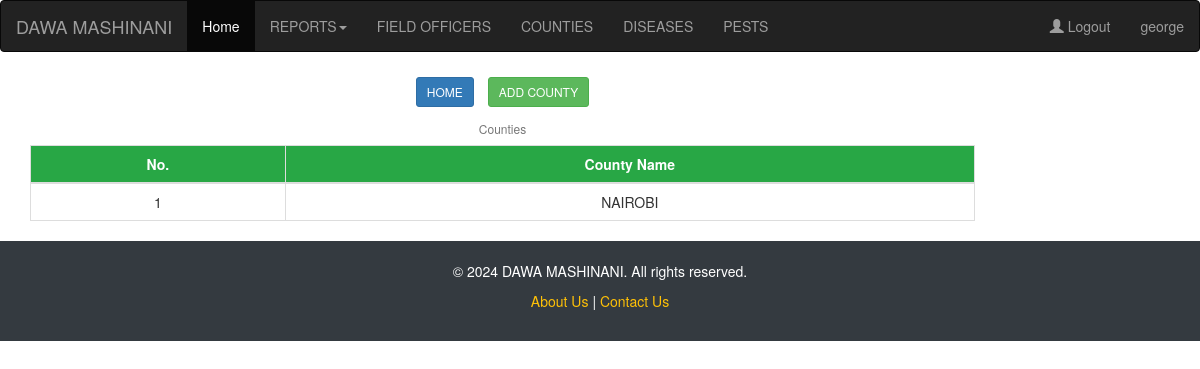
The page /searchCounty/ (signed in) on the database its author committed.
### login_app/models.py (models this page shows)
class CustomUser(AbstractUser):
    email = models.EmailField(unique=True)
    phone_number = models.CharField(max_length=15)
    role = models.CharField(max_length=20)  # Assuming roles like 'admin', 'user', etc.
    username = models.CharField(max_length=100, unique=True)
    password = models.CharField(max_length=100)

### counties_app/models.py (models this page shows)
class Counties(models.Model):
    county_name = models.CharField(max_length=200, unique=True)
    created_at = models.DateTimeField(auto_now_add=True)
    updated_at = models.DateTimeField(auto_now=True)

### counties_app/views.py (the view)
# urls.py: path('searchCounty/', views.retrieve_county, name='retrieve_county'),
@never_cache
@login_required
def retrieve_county(request):
    cty=Counties.objects.all().order_by('county_name').values()
    return render(request, 'searchCounty.html', {'counties': cty})

### counties_app/templates/searchCounty.html (shortened to what this page needs)
{%extends 'base.layout.html'%}
{% block content %}
<nav class="navbar navbar-inverse">
    <div class="container-fluid">
      <div class="navbar-header">
        <a class="navbar-brand" href="#">DAWA MASHINANI</a>
      </div>
      <ul class="nav navbar-nav">
        <li class="active"><a href="#">Home</a></li>
        <li class="dropdown"><a class="dropdown-toggle" data-toggle="dropdown" href="#">REPORTS<span class="caret"></span></a>
        </li>
        <li><a href="{% url 'retrieve_field_officer' %}">FIELD OFFICERS</a></li>
        <li><a href="{% url 'retrieve_county' %}">COUNTIES</a></li>
        <li><a href="{% url 'retrieve_disease' %}">DISEASES</a></li>
        <li><a href="{% url 'retrieve_pest' %}">PESTS</a></li>
      </ul>
      <ul class="nav navbar-nav navbar-right">
        <li> <a href="{% url 'logout' %}"> <span class="glyphicon glyphicon-user"></span> Logout</a> </li>
        <li><a href="#"> {{user.username}}</a></li>
      </ul>
    </div>
  </nav>
    <div class="container mt-5">
        <div class="row justify-content-center">
            <div class="col-lg-10">
                <div class="card">
                    <div class="card-body text-center">
                        <div class="mb-3">
                            <a href="{% url 'adminPage' %}" class="btn btn-primary btn-sm btn-custom">HOME</a>
                            <a href="{% url 'create_county' %}" class="btn btn-success btn-sm btn-custom">ADD COUNTY</a>
                        </div>
                        <h6 class="text-muted font-italic">Counties</h6>
                        <div class="table-responsive">
                            <table class="table table-bordered table-hover">
                                <thead>
                                    <tr>
                                        <th>No.</th>
                                        <th>County Name</th>
                                    </tr>
                                </thead>
                                <tbody>
                                    {% for cty in counties %}
                                    <tr>
                                        <td>{{cty.id}}</td>
                                        <td>{{cty.county_name}}</td>
                                    </tr>
                                    {% endfor %}
                                </tbody>
                            </table>
                        </div>
                    </div>
                </div>
            </div>
        </div>
    </div>
{% endblock %}

### counties_app/templates/base.layout.html (style rules this page uses)
table { border-collapse: collapse; width: 100%; }
th, td { text-align: center; padding: 12px; }
th { background-color: #28a745; color: white; }
.btn-custom { margin: 5px; }

### rows shown on the page
CustomUser: username "george"
Counties: id "1", county_name "NAIROBI"
